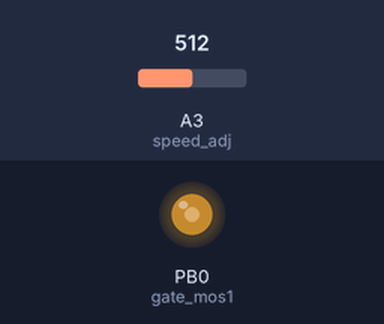
The sketch below on a simulated ATtiny85, built with avr-gcc and run on an emulated ATtiny85. On the bench: output pins drawn as LEDs (lit = HIGH). The test bench sets the inputs (shaded band); at power-on: A3 (speed_adj) = 512.

Above: at 1.2 s.
1.3 s: A3 (speed_adj) set to 716
At 2.4 s:
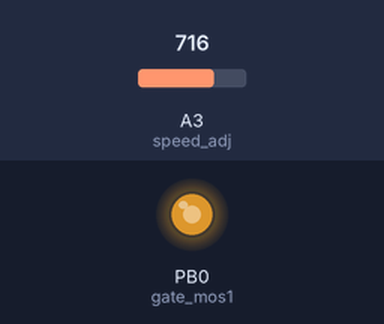
2.8 s: A3 (speed_adj) set to 900
At 3.5 s:
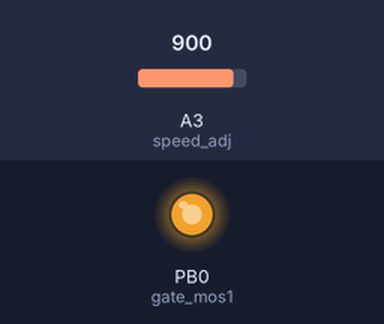
4.3 s: A3 (speed_adj) set to 122
At 4.7 s:
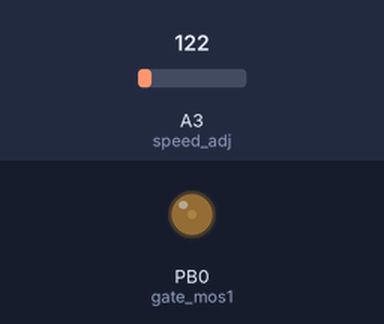
5.8 s: A3 (speed_adj) set to 0
At 7.0 s:
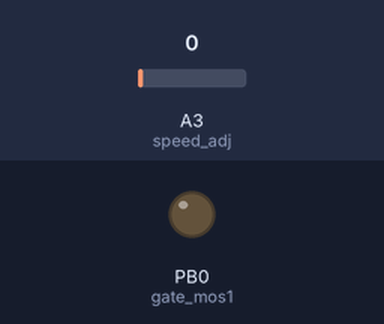
7.3 s: A3 (speed_adj) set to 511
At 8.2 s:
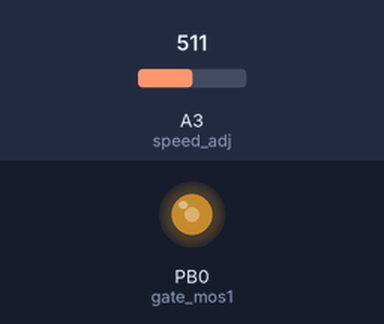
Timing chart, 0 to 9.8 s (numbered marks = the images above; inputs shaded):
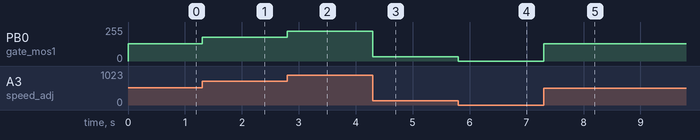

The sketch:

dc_motor_ctrl.ino
```cpp
//clock set to 8MHz
int gate_mos1 = 0; //pwm
int speed_adj = A3; //0~255

int pwm;

void setup()
{
  TCCR0A = 2 << COM0A0 | 2 << COM0B0 | 3 << WGM00;
  TCCR0B = 0 << WGM02 | 2 << CS00;
  TCCR1 = 0 << PWM1A | 0 << COM1A0 | 1 << CS10;
  GTCCR = 1 << PWM1B | 2 << COM1B0;

  pinMode(gate_mos1, OUTPUT);
  pinMode(speed_adj, INPUT);

  digitalWrite(gate_mos1, LOW);
  pwm = 0;
}

void loop()
{
  readpin();
  writepin(pwm);

}

void readpin()
{
  pwm = analogRead(speed_adj);
  pwm = map(pwm, 1023, 0, 255, 0);
}


void writepin(int num)
{
  analogWrite(gate_mos1, num);
}
```

Measured:
- after the input at 1.3 s, PB0 (gate_mos1): 128/255 → 179/255 at once
- after the input at 2.8 s, PB0 (gate_mos1): 179/255 → 225/255 at once
- after the input at 4.3 s, PB0 (gate_mos1): 225/255 → 31/255 at once
- after the input at 5.8 s, PB0 (gate_mos1): 31/255 → 0/255 at once
- after the input at 7.3 s, PB0 (gate_mos1): 0/255 → 128/255 at once
